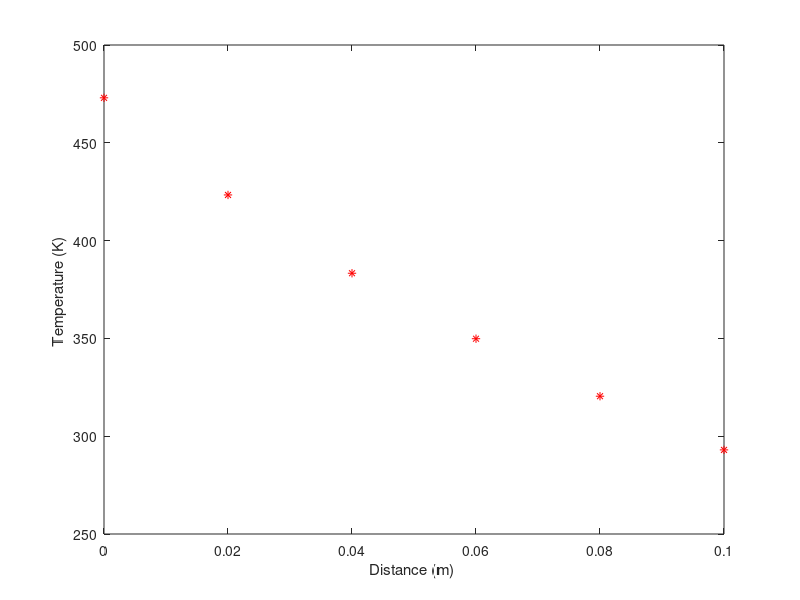

MATLAB code for this plot:
% Solution of Chapter 11 Example 4
clear
hc = 40; P = 0.016; k = 240; Ac = 1.6E-5; epsln = 0.4; seg = 5.67E-8;
betaA = hc*P/ (k*Ac) ; betaB = epsln*seg*P/ (k*Ac) ; Ts = 293;
N = 5; h = 0.1/N;
x = 0:h:0.1;
aDia = - (2 + h^2*betaA) ;
bele = -h^2*(betaA*Ts + betaB*Ts^4) ;
h2betaB = h^2*betaB;
Ti (1) = 473; Ti (N + 1) = 293;
Tnext (1) = Ti (1) ; Tnext (N + 1) = Ti (N + 1) ;
a = eye (N - 1,N - 1) *aDia;
for i = 1:N - 2
    a (i,i + 1) = 1;
    a (i + 1,i) = 1;
end
ainv = inv (a) ;
b (1) = bele - Ti (1) ; b (N-1) = bele - Ti (N+1) ;
b (2:N - 2) = bele;
Ti (2:N) = 400;
for i = 1:4
    phi = -h2betaB*Ti (2:N).^4';
    Tnext (2:N) = ainv*(b' - phi) ;
    Ti = Tnext;
    fprintf('After iteration number%2.0f the temperatures at mesh points are:\n' ,i )
    disp (Tnext)
end
plot (x,Tnext,'*r')
xlabel ('Distance (m) ') ; ylabel ('Temperature (K) ')